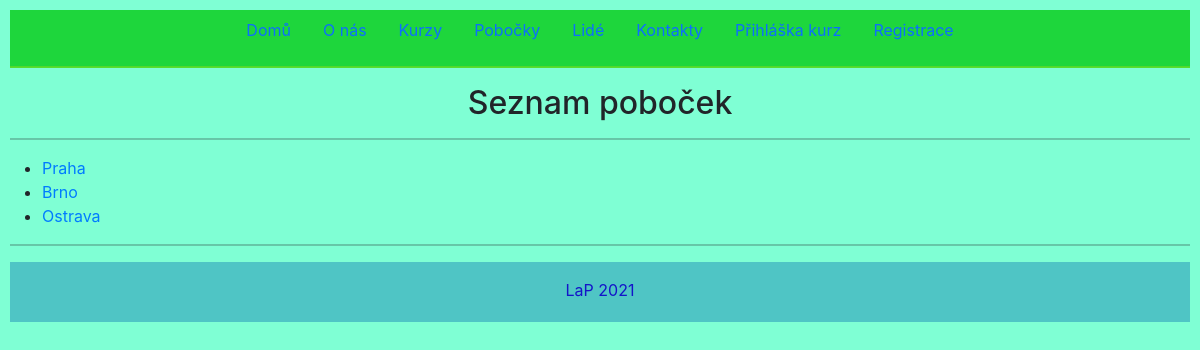
The app's page /pobocka with its own data.
### courses/models.py (models this page shows, shortened)
class Branch(models.Model):
    city = models.CharField(max_length=30)
    address = models.CharField(max_length=200, null=True)
    origin = models.DateField()
    email = models.EmailField(max_length=30)
    employees_no = models.IntegerField()

### courses/views.py (the view)
# urls.py: path("pobocka", views.BranchListView.as_view(), name="branch"),
class BranchListView(ListView):
    template_name = "branch.html"
    model = models.Branch

### courses/templates/branch.html (shortened to what this page needs)
<!DOCTYPE html>
<html lang="en">
<head>
    <link
      href="https://cdn.jsdelivr.net/npm/bootstrap@5.0.0/dist/css/bootstrap.min.css"
      rel="stylesheet"
    />
</head>
<body>
  {% extends "base.html" %}
    {% block content2 %}
    <h2 class="text-center">Seznam poboček</h2>
   <hr>
    <ul>
      {% for pobocka in object_list %}
      <li>
        <a href="{% url 'branch_detail' pobocka.pk %}" target="_self">
          {{ pobocka.city }}
        </a>
      </li>
      {% endfor %}
    </ul>
  {% endblock %}

### courses/templates/branch.html (style rules this page uses)
body { padding: 10px !important; background-color: aquamarine !important; }

### records on screen
Branch: city "Praha"
Branch: city "Brno"
Branch: city "Ostrava"
